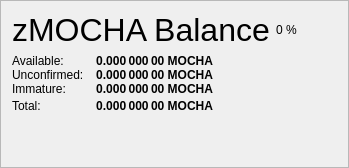
                   <widget class="QFrame" name="frame_ZerocoinBalances">
                    <property name="frameShape">
                     <enum>QFrame::StyledPanel</enum>
                    </property>
                    <property name="frameShadow">
                     <enum>QFrame::Raised</enum>
                    </property>
                    <layout class="QVBoxLayout" name="verticalLayout_7">
                     <item>
                      <layout class="QHBoxLayout" name="horizontalLayout_8" stretch="0,0,0">
                       <item>
                        <widget class="QLabel" name="label_5z_3">
                         <property name="minimumSize">
                          <size>
                           <width>0</width>
                           <height>20</height>
                          </size>
                         </property>
                         <property name="font">
                          <font>
                           <pointsize>24</pointsize>
                           <weight>50</weight>
                           <bold>false</bold>
                          </font>
                         </property>
                         <property name="text">
                          <string>zMOCHA Balance</string>
                         </property>
                        </widget>
                       </item>
                       <item>
                        <widget class="QLabel" name="labelzMOCHAPercent">
                         <property name="text">
                          <string notr="true">0 %</string>
                         </property>
                        </widget>
                       </item>
                       <item>
                        <spacer name="horizontalSpacer_11">
                         <property name="orientation">
                          <enum>Qt::Horizontal</enum>
                         </property>
                         <property name="sizeHint" stdset="0">
                          <size>
                           <width>40</width>
                           <height>20</height>
                          </size>
                         </property>
                        </spacer>
                       </item>
                      </layout>
                     </item>
                     <item>
                      <layout class="QGridLayout" name="gridLayout_5">
                       <property name="horizontalSpacing">
                        <number>12</number>
                       </property>
                       <property name="verticalSpacing">
                        <number>0</number>
                       </property>
                       <item row="1" column="0">
                        <widget class="QLabel" name="labelzBalanceMatureText">
                         <property name="toolTip">
                          <string>Mature: more than 20 confirmation and more than 1 mint of the same denomination after it was minted.
These zMOCHA are spendable.</string>
                         </property>
                         <property name="text">
                          <string>Available:</string>
                         </property>
                        </widget>
                       </item>
                       <item row="1" column="1">
                        <widget class="QLabel" name="labelzBalanceMature">
                         <property name="font">
                          <font>
                           <weight>75</weight>
                           <bold>true</bold>
                          </font>
                         </property>
                         <property name="toolTip">
                          <string>Mature: more than 20 confirmation and more than 1 mint of the same denomination after it was minted.
These zMOCHA are spendable.</string>
                         </property>
                         <property name="text">
                          <string notr="true">0.000 000 00 MOCHA</string>
                         </property>
                         <property name="alignment">
                          <set>Qt::AlignRight|Qt::AlignTrailing|Qt::AlignVCenter</set>
                         </property>
                        </widget>
                       </item>
                       <item row="2" column="0">
                        <widget class="QLabel" name="labelzBalanceUnconfirmedText">
                         <property name="toolTip">
                          <string>Unconfirmed: less than 20 confirmations
Immature: confirmed, but less than 3 mints of the same denomination after it was minted</string>
                         </property>
                         <property name="text">
                          <string>Unconfirmed:</string>
                         </property>
                        </widget>
                       </item>
                       <item row="2" column="1">
                        <widget class="QLabel" name="labelzBalanceUnconfirmed">
                         <property name="font">
                          <font>
                           <weight>75</weight>
                           <bold>true</bold>
                          </font>
                         </property>
                         <property name="toolTip">
                          <string>Unconfirmed: less than 20 confirmations
Immature: confirmed, but less than 3 mints of the same denomination after it was minted</string>
                         </property>
                         <property name="text">
                          <string notr="true">0.000 000 00 MOCHA</string>
                         </property>
                         <property name="alignment">
                          <set>Qt::AlignRight|Qt::AlignTrailing|Qt::AlignVCenter</set>
                         </property>
                        </widget>
                       </item>
                       <item row="3" column="0">
                        <widget class="QLabel" name="labelzBalanceImmatureText">
                         <property name="toolTip">
                          <string>Unconfirmed: less than 20 confirmations
Immature: confirmed, but less than 3 mints of the same denomination after it was minted</string>
                         </property>
                         <property name="text">
                          <string>Immature:</string>
                         </property>
                        </widget>
                       </item>
                       <item row="3" column="1">
                        <widget class="QLabel" name="labelzBalanceImmature">
                         <property name="font">
                          <font>
                           <weight>75</weight>
                           <bold>true</bold>
                          </font>
                         </property>
                         <property name="toolTip">
                          <string>Unconfirmed: less than 20 confirmations
Immature: confirmed, but less than 3 mints of the same denomination after it was minted</string>
                         </property>
                         <property name="text">
                          <string notr="true">0.000 000 00 MOCHA</string>
                         </property>
                         <property name="alignment">
                          <set>Qt::AlignRight|Qt::AlignTrailing|Qt::AlignVCenter</set>
                         </property>
                        </widget>
                       </item>
                       <item row="4" column="0">
                        <widget class="QLabel" name="labelzBalanceText">
                         <property name="toolTip">
                          <string>Your current zMOCHA balance, unconfirmed and immature zMOCHA included.</string>
                         </property>
                         <property name="text">
                          <string>Total:</string>
                         </property>
                        </widget>
                       </item>
                       <item row="4" column="1">
                        <widget class="QLabel" name="labelzBalance">
                         <property name="font">
                          <font>
                           <weight>75</weight>
                           <bold>true</bold>
                          </font>
                         </property>
                         <property name="cursor">
                          <cursorShape>IBeamCursor</cursorShape>
                         </property>
                         <property name="toolTip">
                          <string>Your current zMOCHA balance, unconfirmed and immature zMOCHA included.</string>
                         </property>
                         <property name="text">
                          <string notr="true">0.000 000 00 MOCHA</string>
                         </property>
                         <property name="alignment">
                          <set>Qt::AlignRight|Qt::AlignTrailing|Qt::AlignVCenter</set>
                         </property>
                         <property name="textInteractionFlags">
                          <set>Qt::LinksAccessibleByMouse|Qt::TextSelectableByKeyboard|Qt::TextSelectableByMouse</set>
                         </property>
                        </widget>
                       </item>
                       <item row="4" column="2">
                        <spacer name="horizontalSpacer_4">
                         <property name="orientation">
                          <enum>Qt::Horizontal</enum>
                         </property>
                         <property name="sizeHint" stdset="0">
                          <size>
                           <width>40</width>
                           <height>20</height>
                          </size>
                         </property>
                        </spacer>
                       </item>
                      </layout>
                     </item>
                     <item>
                      <spacer name="verticalSpacer_4">
                       <property name="orientation">
                        <enum>Qt::Vertical</enum>
                       </property>
                       <property name="sizeHint" stdset="0">
                        <size>
                         <width>20</width>
                         <height>40</height>
                        </size>
                       </property>
                      </spacer>
                     </item>
                    </layout>
                   </widget>
